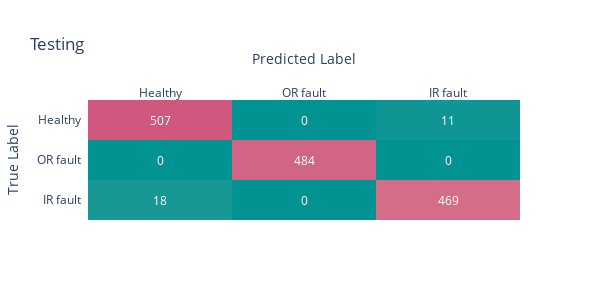

Write notebook code for a chart like this one.
### Code cell
# Construimos una visualización para la matriz de confusión
z_test = confusion_matrix(np.argmax(testy,axis=1), np.argmax(joint_preds,axis=1))
# Reformateo la matriz para que me quede mejor el gráfico
z_test[[0,2],:] = z_test[[2,0],:]
x = ['Healthy', 'OR fault', 'IR fault']
y = ['IR fault', 'OR fault', 'Healthy']
z_text = [[str(y) for y in x] for x in z_test]
heatmap = ff.create_annotated_heatmap(z_test, x=x, y=y, annotation_text=z_text, colorscale='tealrose')
heatmap.update_layout(title_text='Testing',height=300,width=600,
                      xaxis_title="Predicted Label",yaxis_title="True Label")
heatmap.show()

### Figure 1 — Plotly figure (JSON) as saved in the notebook; plotly's stock layout.template omitted (floating-point values rounded to 4 significant figures)
{"data": [{"colorscale": [[0, "rgb(0, 147, 146)"], [0.1667, "rgb(114, 170, 161)"], [0.3333, "rgb(177, 199, 179)"], [0.5, "rgb(241, 234, 200)"], [0.6667, "rgb(229, 185, 173)"], [0.8333, "rgb(217, 137, 148)"], [1, "rgb(208, 88, 126)"]], "reversescale": false, "showscale": false, "type": "heatmap", "x": ["Healthy", "OR fault", "IR fault"], "y": ["IR fault", "OR fault", "Healthy"], "z": [[18, 0, 469], [0, 484, 0], [507, 0, 11]]}], "layout": {"annotations": [{"font": {"color": "#FFFFFF"}, "showarrow": false, "text": "18", "x": "Healthy", "xref": "x", "y": "IR fault", "yref": "y"}, {"font": {"color": "#FFFFFF"}, "showarrow": false, "text": "0", "x": "OR fault", "xref": "x", "y": "IR fault", "yref": "y"}, {"font": {"color": "#FFFFFF"}, "showarrow": false, "text": "469", "x": "IR fault", "xref": "x", "y": "IR fault", "yref": "y"}, {"font": {"color": "#FFFFFF"}, "showarrow": false, "text": "0", "x": "Healthy", "xref": "x", "y": "OR fault", "yref": "y"}, {"font": {"color": "#FFFFFF"}, "showarrow": false, "text": "484", "x": "OR fault", "xref": "x", "y": "OR fault", "yref": "y"}, {"font": {"color": "#FFFFFF"}, "showarrow": false, "text": "0", "x": "IR fault", "xref": "x", "y": "OR fault", "yref": "y"}, {"font": {"color": "#FFFFFF"}, "showarrow": false, "text": "507", "x": "Healthy", "xref": "x", "y": "Healthy", "yref": "y"}, {"font": {"color": "#FFFFFF"}, "showarrow": false, "text": "0", "x": "OR fault", "xref": "x", "y": "Healthy", "yref": "y"}, {"font": {"color": "#FFFFFF"}, "showarrow": false, "text": "11", "x": "IR fault", "xref": "x", "y": "Healthy", "yref": "y"}], "height": 300, "title": {"text": "Testing"}, "width": 600, "xaxis": {"dtick": 1, "gridcolor": "rgb(0, 0, 0)", "side": "top", "ticks": "", "title": {"text": "Predicted Label"}}, "yaxis": {"dtick": 1, "ticks": "", "ticksuffix": "  ", "title": {"text": "True Label"}}}}
